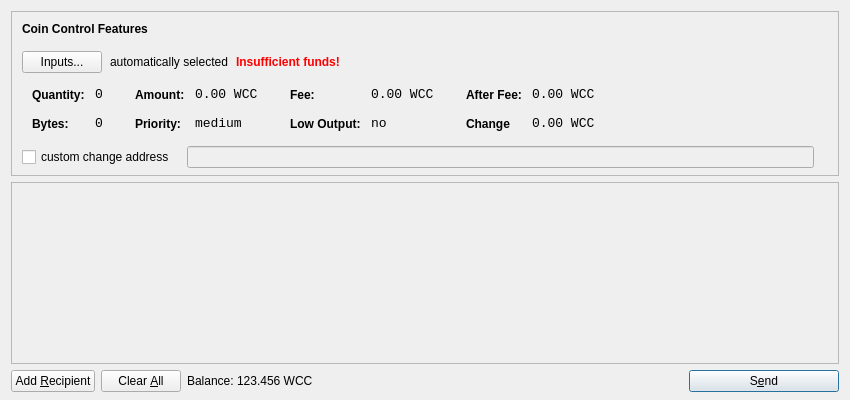
<?xml version="1.0" encoding="UTF-8"?>
<ui version="4.0">
 <class>SendCoinsDialog</class>
 <widget class="QDialog" name="SendCoinsDialog">
  <property name="geometry">
   <rect>
    <x>0</x>
    <y>0</y>
    <width>850</width>
    <height>400</height>
   </rect>
  </property>
  <property name="windowTitle">
   <string>Send Coins</string>
  </property>
  <layout class="QVBoxLayout" name="verticalLayout" stretch="0,1,0">
   <property name="bottomMargin">
    <number>8</number>
   </property>
   <item>
    <widget class="QFrame" name="frameCoinControl">
     <property name="sizePolicy">
      <sizepolicy hsizetype="Expanding" vsizetype="Expanding">
       <horstretch>0</horstretch>
       <verstretch>0</verstretch>
      </sizepolicy>
     </property>
     <property name="maximumSize">
      <size>
       <width>16777215</width>
       <height>16777215</height>
      </size>
     </property>
     <property name="frameShape">
      <enum>QFrame::StyledPanel</enum>
     </property>
     <property name="frameShadow">
      <enum>QFrame::Sunken</enum>
     </property>
     <layout class="QVBoxLayout" name="verticalLayoutCoinControl2">
      <property name="spacing">
       <number>6</number>
      </property>
      <property name="leftMargin">
       <number>0</number>
      </property>
      <property name="topMargin">
       <number>0</number>
      </property>
      <property name="rightMargin">
       <number>0</number>
      </property>
      <property name="bottomMargin">
       <number>6</number>
      </property>
      <item>
       <layout class="QVBoxLayout" name="verticalLayoutCoinControl" stretch="0,0,0,0,1">
        <property name="spacing">
         <number>0</number>
        </property>
        <property name="leftMargin">
         <number>10</number>
        </property>
        <property name="topMargin">
         <number>10</number>
        </property>
        <item>
         <layout class="QHBoxLayout" name="horizontalLayoutCoinControl1">
          <property name="bottomMargin">
           <number>15</number>
          </property>
          <item>
           <widget class="QLabel" name="labelCoinControlFeatures">
            <property name="sizePolicy">
             <sizepolicy hsizetype="Preferred" vsizetype="Maximum">
              <horstretch>0</horstretch>
              <verstretch>0</verstretch>
             </sizepolicy>
            </property>
            <property name="font">
             <font>
              <weight>75</weight>
              <bold>true</bold>
             </font>
            </property>
            <property name="styleSheet">
             <string notr="true">font-weight:bold;</string>
            </property>
            <property name="text">
             <string>Coin Control Features</string>
            </property>
           </widget>
          </item>
         </layout>
        </item>
        <item>
         <layout class="QHBoxLayout" name="horizontalLayoutCoinControl2" stretch="0,0,0,0">
          <property name="spacing">
           <number>8</number>
          </property>
          <property name="bottomMargin">
           <number>10</number>
          </property>
          <item>
           <widget class="QPushButton" name="pushButtonCoinControl">
            <property name="styleSheet">
             <string notr="true"/>
            </property>
            <property name="text">
             <string>Inputs...</string>
            </property>
           </widget>
          </item>
          <item>
           <widget class="QLabel" name="labelCoinControlAutomaticallySelected">
            <property name="text">
             <string>automatically selected</string>
            </property>
            <property name="margin">
             <number>5</number>
            </property>
           </widget>
          </item>
          <item>
           <widget class="QLabel" name="labelCoinControlInsuffFunds">
            <property name="font">
             <font>
              <weight>75</weight>
              <bold>true</bold>
             </font>
            </property>
            <property name="styleSheet">
             <string notr="true">color:red;font-weight:bold;</string>
            </property>
            <property name="text">
             <string>Insufficient funds!</string>
            </property>
            <property name="margin">
             <number>5</number>
            </property>
           </widget>
          </item>
          <item>
           <spacer name="horizontalSpacerCoinControl">
            <property name="orientation">
             <enum>Qt::Horizontal</enum>
            </property>
            <property name="sizeHint" stdset="0">
             <size>
              <width>40</width>
              <height>1</height>
             </size>
            </property>
           </spacer>
          </item>
         </layout>
        </item>
        <item>
         <widget class="QWidget" name="widgetCoinControl" native="true">
          <property name="sizePolicy">
           <sizepolicy hsizetype="Preferred" vsizetype="Preferred">
            <horstretch>0</horstretch>
            <verstretch>0</verstretch>
           </sizepolicy>
          </property>
          <property name="minimumSize">
           <size>
            <width>0</width>
            <height>0</height>
           </size>
          </property>
          <property name="styleSheet">
           <string notr="true"/>
          </property>
          <layout class="QHBoxLayout" name="horizontalLayoutCoinControl5">
           <property name="margin">
            <number>0</number>
           </property>
           <item>
            <layout class="QHBoxLayout" name="horizontalLayoutCoinControl3" stretch="0,0,0,1">
             <property name="spacing">
              <number>20</number>
             </property>
             <property name="topMargin">
              <number>0</number>
             </property>
             <property name="bottomMargin">
              <number>10</number>
             </property>
             <item>
              <layout class="QFormLayout" name="formLayoutCoinControl1">
               <property name="horizontalSpacing">
                <number>10</number>
               </property>
               <property name="verticalSpacing">
                <number>14</number>
               </property>
               <property name="leftMargin">
                <number>10</number>
               </property>
               <property name="topMargin">
                <number>4</number>
               </property>
               <property name="rightMargin">
                <number>6</number>
               </property>
               <item row="0" column="0">
                <widget class="QLabel" name="labelCoinControlQuantityText">
                 <property name="styleSheet">
                  <string notr="true">font-weight:bold;</string>
                 </property>
                 <property name="text">
                  <string>Quantity:</string>
                 </property>
                 <property name="margin">
                  <number>0</number>
                 </property>
                </widget>
               </item>
               <item row="0" column="1">
                <widget class="QLabel" name="labelCoinControlQuantity">
                 <property name="font">
                  <font>
                   <family>Monospace</family>
                   <pointsize>10</pointsize>
                  </font>
                 </property>
                 <property name="cursor">
                  <cursorShape>IBeamCursor</cursorShape>
                 </property>
                 <property name="contextMenuPolicy">
                  <enum>Qt::ActionsContextMenu</enum>
                 </property>
                 <property name="text">
                  <string>0</string>
                 </property>
                 <property name="margin">
                  <number>0</number>
                 </property>
                 <property name="textInteractionFlags">
                  <set>Qt::LinksAccessibleByMouse|Qt::TextSelectableByKeyboard|Qt::TextSelectableByMouse</set>
                 </property>
                </widget>
               </item>
               <item row="1" column="0">
                <widget class="QLabel" name="labelCoinControlBytesText">
                 <property name="styleSheet">
                  <string notr="true">font-weight:bold;</string>
                 </property>
                 <property name="text">
                  <string>Bytes:</string>
                 </property>
                </widget>
               </item>
               <item row="1" column="1">
                <widget class="QLabel" name="labelCoinControlBytes">
                 <property name="font">
                  <font>
                   <family>Monospace</family>
                   <pointsize>10</pointsize>
                  </font>
                 </property>
                 <property name="cursor">
                  <cursorShape>IBeamCursor</cursorShape>
                 </property>
                 <property name="contextMenuPolicy">
                  <enum>Qt::ActionsContextMenu</enum>
                 </property>
                 <property name="text">
                  <string>0</string>
                 </property>
                 <property name="textInteractionFlags">
                  <set>Qt::LinksAccessibleByMouse|Qt::TextSelectableByKeyboard|Qt::TextSelectableByMouse</set>
                 </property>
                </widget>
               </item>
              </layout>
             </item>
             <item>
              <layout class="QFormLayout" name="formLayoutCoinControl2">
               <property name="horizontalSpacing">
                <number>10</number>
               </property>
               <property name="verticalSpacing">
                <number>14</number>
               </property>
               <property name="leftMargin">
                <number>6</number>
               </property>
               <property name="topMargin">
                <number>4</number>
               </property>
               <property name="rightMargin">
                <number>6</number>
               </property>
               <item row="0" column="0">
                <widget class="QLabel" name="labelCoinControlAmountText">
                 <property name="styleSheet">
                  <string notr="true">font-weight:bold;</string>
                 </property>
                 <property name="text">
                  <string>Amount:</string>
                 </property>
                 <property name="margin">
                  <number>0</number>
                 </property>
                </widget>
               </item>
               <item row="0" column="1">
                <widget class="QLabel" name="labelCoinControlAmount">
                 <property name="font">
                  <font>
                   <family>Monospace</family>
                   <pointsize>10</pointsize>
                  </font>
                 </property>
                 <property name="cursor">
                  <cursorShape>IBeamCursor</cursorShape>
                 </property>
                 <property name="contextMenuPolicy">
                  <enum>Qt::ActionsContextMenu</enum>
                 </property>
                 <property name="text">
                  <string>0.00 WCC</string>
                 </property>
                 <property name="textInteractionFlags">
                  <set>Qt::LinksAccessibleByMouse|Qt::TextSelectableByKeyboard|Qt::TextSelectableByMouse</set>
                 </property>
                </widget>
               </item>
               <item row="1" column="0">
                <widget class="QLabel" name="labelCoinControlPriorityText">
                 <property name="styleSheet">
                  <string notr="true">font-weight:bold;</string>
                 </property>
                 <property name="text">
                  <string>Priority:</string>
                 </property>
                </widget>
               </item>
               <item row="1" column="1">
                <widget class="QLabel" name="labelCoinControlPriority">
                 <property name="font">
                  <font>
                   <family>Monospace</family>
                   <pointsize>10</pointsize>
                  </font>
                 </property>
                 <property name="cursor">
                  <cursorShape>IBeamCursor</cursorShape>
                 </property>
                 <property name="contextMenuPolicy">
                  <enum>Qt::ActionsContextMenu</enum>
                 </property>
                 <property name="text">
                  <string>medium</string>
                 </property>
                 <property name="textInteractionFlags">
                  <set>Qt::LinksAccessibleByMouse|Qt::TextSelectableByKeyboard|Qt::TextSelectableByMouse</set>
                 </property>
                </widget>
               </item>
              </layout>
             </item>
             <item>
              <layout class="QFormLayout" name="formLayoutCoinControl3">
               <property name="horizontalSpacing">
                <number>10</number>
               </property>
               <property name="verticalSpacing">
                <number>14</number>
               </property>
               <property name="leftMargin">
                <number>6</number>
               </property>
               <property name="topMargin">
                <number>4</number>
               </property>
               <property name="rightMargin">
                <number>6</number>
               </property>
               <item row="0" column="0">
                <widget class="QLabel" name="labelCoinControlFeeText">
                 <property name="styleSheet">
                  <string notr="true">font-weight:bold;</string>
                 </property>
                 <property name="text">
                  <string>Fee:</string>
                 </property>
                 <property name="margin">
                  <number>0</number>
                 </property>
                </widget>
               </item>
               <item row="0" column="1">
                <widget class="QLabel" name="labelCoinControlFee">
                 <property name="font">
                  <font>
                   <family>Monospace</family>
                   <pointsize>10</pointsize>
                  </font>
                 </property>
                 <property name="cursor">
                  <cursorShape>IBeamCursor</cursorShape>
                 </property>
                 <property name="contextMenuPolicy">
                  <enum>Qt::ActionsContextMenu</enum>
                 </property>
                 <property name="text">
                  <string>0.00 WCC</string>
                 </property>
                 <property name="textInteractionFlags">
                  <set>Qt::LinksAccessibleByMouse|Qt::TextSelectableByKeyboard|Qt::TextSelectableByMouse</set>
                 </property>
                </widget>
               </item>
               <item row="1" column="0">
                <widget class="QLabel" name="labelCoinControlLowOutputText">
                 <property name="styleSheet">
                  <string notr="true">font-weight:bold;</string>
                 </property>
                 <property name="text">
                  <string>Low Output:</string>
                 </property>
                </widget>
               </item>
               <item row="1" column="1">
                <widget class="QLabel" name="labelCoinControlLowOutput">
                 <property name="font">
                  <font>
                   <family>Monospace</family>
                   <pointsize>10</pointsize>
                  </font>
                 </property>
                 <property name="cursor">
                  <cursorShape>IBeamCursor</cursorShape>
                 </property>
                 <property name="contextMenuPolicy">
                  <enum>Qt::ActionsContextMenu</enum>
                 </property>
                 <property name="text">
                  <string>no</string>
                 </property>
                 <property name="textInteractionFlags">
                  <set>Qt::LinksAccessibleByMouse|Qt::TextSelectableByKeyboard|Qt::TextSelectableByMouse</set>
                 </property>
                </widget>
               </item>
              </layout>
             </item>
             <item>
              <layout class="QFormLayout" name="formLayoutCoinControl4">
               <property name="horizontalSpacing">
                <number>10</number>
               </property>
               <property name="verticalSpacing">
                <number>14</number>
               </property>
               <property name="leftMargin">
                <number>6</number>
               </property>
               <property name="topMargin">
                <number>4</number>
               </property>
               <property name="rightMargin">
                <number>6</number>
               </property>
               <item row="0" column="0">
                <widget class="QLabel" name="labelCoinControlAfterFeeText">
                 <property name="styleSheet">
                  <string notr="true">font-weight:bold;</string>
                 </property>
                 <property name="text">
                  <string>After Fee:</string>
                 </property>
                 <property name="margin">
                  <number>0</number>
                 </property>
                </widget>
               </item>
               <item row="0" column="1">
                <widget class="QLabel" name="labelCoinControlAfterFee">
                 <property name="font">
                  <font>
                   <family>Monospace</family>
                   <pointsize>10</pointsize>
                  </font>
                 </property>
                 <property name="cursor">
                  <cursorShape>IBeamCursor</cursorShape>
                 </property>
                 <property name="contextMenuPolicy">
                  <enum>Qt::ActionsContextMenu</enum>
                 </property>
                 <property name="text">
                  <string>0.00 WCC</string>
                 </property>
                 <property name="textInteractionFlags">
                  <set>Qt::LinksAccessibleByMouse|Qt::TextSelectableByKeyboard|Qt::TextSelectableByMouse</set>
                 </property>
                </widget>
               </item>
               <item row="1" column="0">
                <widget class="QLabel" name="labelCoinControlChangeText">
                 <property name="styleSheet">
                  <string notr="true">font-weight:bold;</string>
                 </property>
                 <property name="text">
                  <string>Change</string>
                 </property>
                </widget>
               </item>
               <item row="1" column="1">
                <widget class="QLabel" name="labelCoinControlChange">
                 <property name="font">
                  <font>
                   <family>Monospace</family>
                   <pointsize>10</pointsize>
                  </font>
                 </property>
                 <property name="cursor">
                  <cursorShape>IBeamCursor</cursorShape>
                 </property>
                 <property name="contextMenuPolicy">
                  <enum>Qt::ActionsContextMenu</enum>
                 </property>
                 <property name="text">
                  <string>0.00 WCC</string>
                 </property>
                 <property name="textInteractionFlags">
                  <set>Qt::LinksAccessibleByMouse|Qt::TextSelectableByKeyboard|Qt::TextSelectableByMouse</set>
                 </property>
                </widget>
               </item>
              </layout>
             </item>
            </layout>
           </item>
          </layout>
         </widget>
        </item>
        <item>
         <layout class="QHBoxLayout" name="horizontalLayoutCoinControl4" stretch="0,0,0">
          <property name="spacing">
           <number>12</number>
          </property>
          <property name="sizeConstraint">
           <enum>QLayout::SetDefaultConstraint</enum>
          </property>
          <property name="topMargin">
           <number>5</number>
          </property>
          <property name="rightMargin">
           <number>5</number>
          </property>
          <item>
           <widget class="QCheckBox" name="checkBoxCoinControlChange">
            <property name="text">
             <string>custom change address</string>
            </property>
           </widget>
          </item>
          <item>
           <widget class="QLineEdit" name="lineEditCoinControlChange">
            <property name="enabled">
             <bool>false</bool>
            </property>
            <property name="sizePolicy">
             <sizepolicy hsizetype="Expanding" vsizetype="Fixed">
              <horstretch>0</horstretch>
              <verstretch>0</verstretch>
             </sizepolicy>
            </property>
           </widget>
          </item>
          <item>
           <widget class="QLabel" name="labelCoinControlChangeLabel">
            <property name="sizePolicy">
             <sizepolicy hsizetype="Preferred" vsizetype="Expanding">
              <horstretch>0</horstretch>
              <verstretch>0</verstretch>
             </sizepolicy>
            </property>
            <property name="minimumSize">
             <size>
              <width>0</width>
              <height>0</height>
             </size>
            </property>
            <property name="text">
             <string/>
            </property>
            <property name="margin">
             <number>3</number>
            </property>
           </widget>
          </item>
         </layout>
        </item>
        <item>
         <spacer name="verticalSpacerCoinControl">
          <property name="orientation">
           <enum>Qt::Vertical</enum>
          </property>
          <property name="sizeHint" stdset="0">
           <size>
            <width>800</width>
            <height>1</height>
           </size>
          </property>
         </spacer>
        </item>
       </layout>
      </item>
     </layout>
    </widget>
   </item>
   <item>
    <widget class="QScrollArea" name="scrollArea">
     <property name="widgetResizable">
      <bool>true</bool>
     </property>
     <widget class="QWidget" name="scrollAreaWidgetContents">
      <property name="geometry">
       <rect>
        <x>0</x>
        <y>0</y>
        <width>830</width>
        <height>162</height>
       </rect>
      </property>
      <layout class="QVBoxLayout" name="verticalLayout_2">
       <property name="margin">
        <number>0</number>
       </property>
       <item>
        <layout class="QVBoxLayout" name="entries">
         <property name="spacing">
          <number>6</number>
         </property>
        </layout>
       </item>
       <item>
        <spacer name="verticalSpacer">
         <property name="orientation">
          <enum>Qt::Vertical</enum>
         </property>
         <property name="sizeHint" stdset="0">
          <size>
           <width>20</width>
           <height>40</height>
          </size>
         </property>
        </spacer>
       </item>
      </layout>
     </widget>
    </widget>
   </item>
   <item>
    <layout class="QHBoxLayout" name="horizontalLayout">
     <item>
      <widget class="QPushButton" name="addButton">
       <property name="toolTip">
        <string>Send to multiple recipients at once</string>
       </property>
       <property name="text">
        <string>Add &amp;Recipient</string>
       </property>
       <property name="icon">
        <iconset resource="../bitcoin.qrc">
         <normaloff>:/icons/add</normaloff>:/icons/add</iconset>
       </property>
       <property name="autoDefault">
        <bool>false</bool>
       </property>
      </widget>
     </item>
     <item>
      <widget class="QPushButton" name="clearButton">
       <property name="sizePolicy">
        <sizepolicy hsizetype="Minimum" vsizetype="Fixed">
         <horstretch>0</horstretch>
         <verstretch>0</verstretch>
        </sizepolicy>
       </property>
       <property name="toolTip">
        <string>Remove all transaction fields</string>
       </property>
       <property name="text">
        <string>Clear &amp;All</string>
       </property>
       <property name="icon">
        <iconset resource="../bitcoin.qrc">
         <normaloff>:/icons/remove</normaloff>:/icons/remove</iconset>
       </property>
       <property name="autoRepeatDelay">
        <number>300</number>
       </property>
       <property name="autoDefault">
        <bool>false</bool>
       </property>
      </widget>
     </item>
     <item>
      <layout class="QHBoxLayout" name="horizontalLayout_2">
       <property name="spacing">
        <number>3</number>
       </property>
       <item>
        <widget class="QLabel" name="label">
         <property name="sizePolicy">
          <sizepolicy hsizetype="Preferred" vsizetype="Fixed">
           <horstretch>0</horstretch>
           <verstretch>0</verstretch>
          </sizepolicy>
         </property>
         <property name="text">
          <string>Balance:</string>
         </property>
        </widget>
       </item>
       <item>
        <widget class="QLabel" name="labelBalance">
         <property name="sizePolicy">
          <sizepolicy hsizetype="Preferred" vsizetype="Fixed">
           <horstretch>0</horstretch>
           <verstretch>0</verstretch>
          </sizepolicy>
         </property>
         <property name="cursor">
          <cursorShape>IBeamCursor</cursorShape>
         </property>
         <property name="text">
          <string>123.456 WCC</string>
         </property>
         <property name="textInteractionFlags">
          <set>Qt::LinksAccessibleByMouse|Qt::TextSelectableByKeyboard|Qt::TextSelectableByMouse</set>
         </property>
        </widget>
       </item>
      </layout>
     </item>
     <item>
      <spacer name="horizontalSpacer">
       <property name="orientation">
        <enum>Qt::Horizontal</enum>
       </property>
       <property name="sizeHint" stdset="0">
        <size>
         <width>40</width>
         <height>20</height>
        </size>
       </property>
      </spacer>
     </item>
     <item>
      <widget class="QPushButton" name="sendButton">
       <property name="minimumSize">
        <size>
         <width>150</width>
         <height>0</height>
        </size>
       </property>
       <property name="toolTip">
        <string>Confirm the send action</string>
       </property>
       <property name="text">
        <string>S&amp;end</string>
       </property>
       <property name="icon">
        <iconset resource="../bitcoin.qrc">
         <normaloff>:/icons/send</normaloff>:/icons/send</iconset>
       </property>
       <property name="default">
        <bool>true</bool>
       </property>
      </widget>
     </item>
    </layout>
   </item>
  </layout>
 </widget>
 <resources>
  <include location="../bitcoin.qrc"/>
 </resources>
 <connections/>
</ui>
